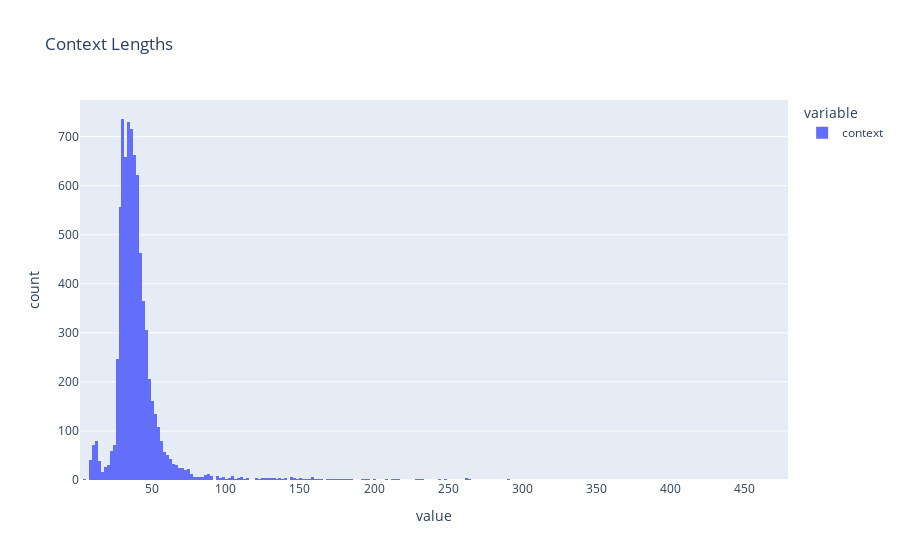

Notebook code cell kept with this figure:
### Code cell
px.histogram(dataset.context.str.len(), title="Context Lengths")

### Figure 1 — Plotly figure (JSON) as saved in the notebook; plotly's stock layout.template omitted (floating-point values rounded to 4 significant figures; data arrays with more than 128 entries replaced by an {"elided": "..."} marker saying what was removed)
{"data": [{"bingroup": "x", "hovertemplate": "variable=context<br>value=%{x}<br>count=%{y}<extra></extra>", "legendgroup": "context", "marker": {"color": "#636efa", "pattern": {"shape": ""}}, "name": "context", "orientation": "v", "showlegend": true, "type": "histogram", "x": {"elided": "7799 float values"}, "xaxis": "x", "yaxis": "y"}], "layout": {"barmode": "relative", "legend": {"title": {"text": "variable"}, "tracegroupgap": 0}, "title": {"text": "Context Lengths"}, "xaxis": {"anchor": "y", "domain": [0, 1], "title": {"text": "value"}}, "yaxis": {"anchor": "x", "domain": [0, 1], "title": {"text": "count"}}}}
